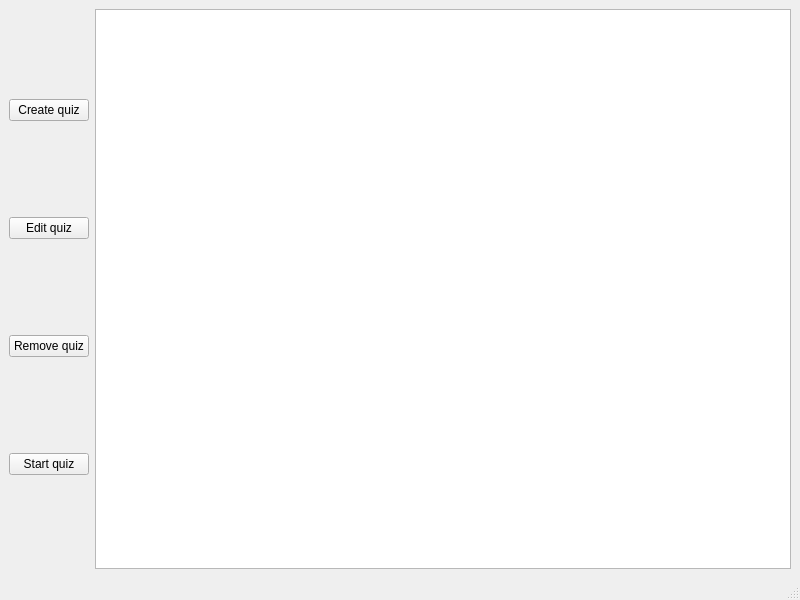
<?xml version="1.0" encoding="UTF-8"?>
<ui version="4.0">
 <class>MainWindow</class>
 <widget class="QMainWindow" name="MainWindow">
  <property name="geometry">
   <rect>
    <x>0</x>
    <y>0</y>
    <width>800</width>
    <height>600</height>
   </rect>
  </property>
  <property name="windowTitle">
   <string>MainWindow</string>
  </property>
  <widget class="QWidget" name="centralwidget">
   <layout class="QHBoxLayout" name="horizontalLayout_5">
    <item>
     <layout class="QVBoxLayout" name="verticalLayout_3">
      <item>
       <widget class="QPushButton" name="pushButton">
        <property name="text">
         <string>Create quiz</string>
        </property>
       </widget>
      </item>
      <item>
       <widget class="QPushButton" name="pushButton_2">
        <property name="text">
         <string>Edit quiz</string>
        </property>
       </widget>
      </item>
      <item>
       <widget class="QPushButton" name="pushButton_4">
        <property name="text">
         <string>Remove quiz</string>
        </property>
       </widget>
      </item>
      <item>
       <widget class="QPushButton" name="pushButton_3">
        <property name="text">
         <string>Start quiz</string>
        </property>
       </widget>
      </item>
     </layout>
    </item>
    <item>
     <widget class="QListView" name="listView"/>
    </item>
   </layout>
  </widget>
  <widget class="QMenuBar" name="menubar">
   <property name="geometry">
    <rect>
     <x>0</x>
     <y>0</y>
     <width>800</width>
     <height>26</height>
    </rect>
   </property>
  </widget>
  <widget class="QStatusBar" name="statusbar"/>
 </widget>
 <resources/>
 <connections/>
</ui>
